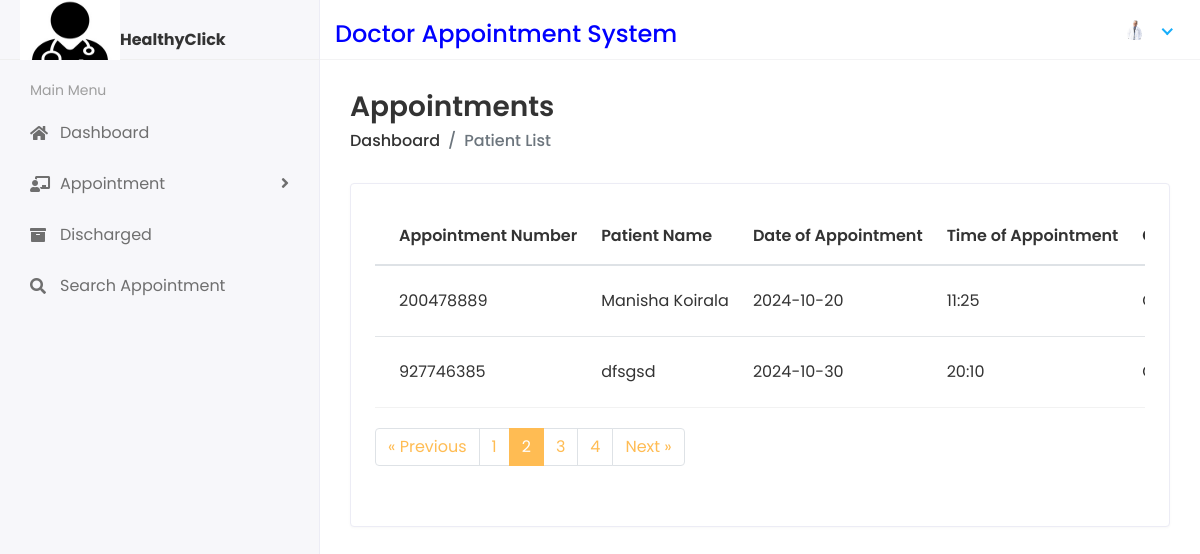
Before: /PatientAppointmentCompleted?page=2 (signed in) with the older database file.
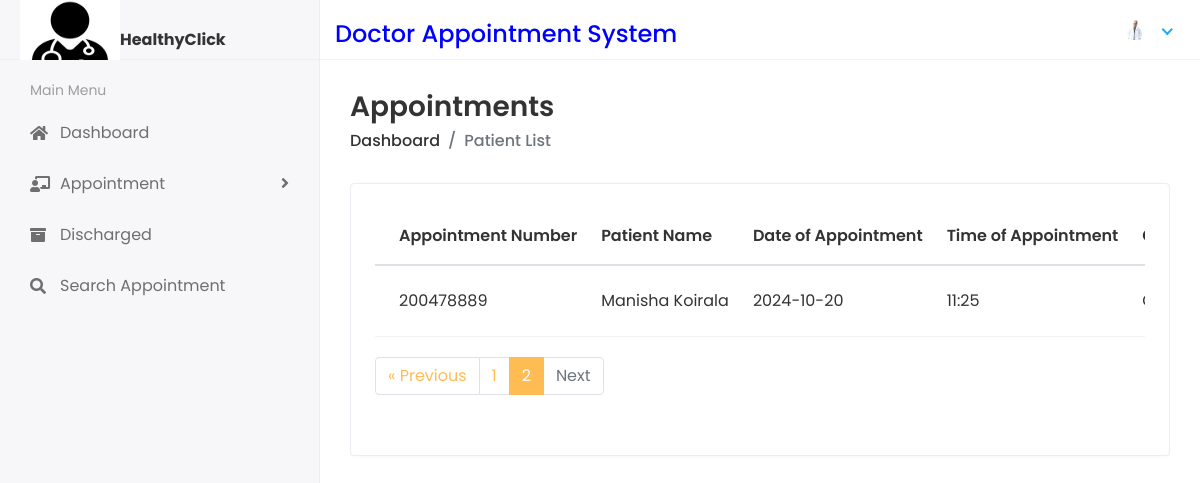
After: the same page with the newer database file.
### dasapp/models.py (models this page shows, shortened)
class Appointment(models.Model):
    appointmentnumber = models.IntegerField(default=0)
    fullname = models.CharField(max_length=250)
    mobilenumber = models.CharField(max_length=11)
    email = models.EmailField(max_length=100)
    address = models.CharField(max_length=200)
    age = models.IntegerField(default=0)
    gender = models.CharField(max_length=100)
    appointmenttype = models.CharField(max_length=100)
    date_of_appointment = models.CharField(max_length=250)
    time_of_appointment = models.CharField(max_length=250)
    doctor_id = models.ForeignKey(DoctorReg, on_delete=models.CASCADE)
    additional_msg = models.TextField(blank=True)
    remark = models.CharField(max_length=250, default=0)
    status = models.CharField(default=0, max_length=200)
    prescription = models.TextField(blank=True, default=0)
    recommendedtest = models.TextField(blank=True, default=0)
    created_at = models.DateTimeField(auto_now_add=True)
    updated_at = models.DateTimeField(auto_now=True)

### docappsystem/docviews.py (the view)
def Patient_Appointment_Completed(request):
    try:
        doctor_admin = request.user
        doctor_reg = DoctorReg.objects.get(admin=doctor_admin)
        patientdetails1 = Appointment.objects.filter(status="Completed", doctor_id=doctor_reg)
        paginator = Paginator(patientdetails1, 2)
        page = request.GET.get("page")
        try:
            patientdetails1_paginated = paginator.page(page)
        except PageNotAnInteger:
            patientdetails1_paginated = paginator.page(1)
        except EmptyPage:
            patientdetails1_paginated = paginator.page(paginator.num_pages)
        context = {"patientdetails1": patientdetails1_paginated}
    except Exception as e:
        context = {"error_message": str(e)}
    return render(request, "doc/patient_list_app_appointment.html", context)

### templates/doc/patient_list_app_appointment.html (shortened to what this page needs)
{% extends 'base.html' %}
{% block content %}
<div class="content container-fluid">
    <div class="page-header">
    <div class="row align-items-center">
    <div class="col">
    <h3 class="page-title">Appointments</h3>
    <ul class="breadcrumb">
    <li class="breadcrumb-item"><a href="{% url 'doctor_home' %}">Dashboard</a></li>
    <li class="breadcrumb-item active">Patient List</li>
    </ul>
    </div>
    </div>
    </div>
    <div class="row">
    <div class="col-sm-12">
    <div class="card card-table">
    <div class="card-body">
    <div class="table-responsive">
    <table class="table table-hover table-center mb-0 datatable">
    <thead>
    <tr>
    <th>Appointment Number</th>
    <th>Patient Name</th>
    <th>Date of Appointment</th>
    <th>Time of Appointment</th>
    <th>Creation Date</th>
    </tr>
    </thead>
    <tbody>
        {% for i in patientdetails1 %}
    <tr>
    <td>{{i.appointmentnumber}}</td>
    <td>{{i.fullname}}</td>
    <td>{{i.date_of_appointment}}</td>
    <td>{{i.time_of_appointment}}</td>
    <td>{{i.created_at}}</td>
    </tr> {% endfor %}
    </tbody>
    </table>
<div class="pagination" style="padding-top: 20px; padding-bottom: 20px; text-align: center;">
    <nav aria-label="Page navigation">
        <ul class="pagination">
            {% if patientdetails1.has_previous %}
            <li class="page-item">
                <a class="page-link" href="?page={{ patientdetails1.previous_page_number }}" aria-label="Previous">
                    <span aria-hidden="true">&laquo; Previous</span>
                </a>
            </li>
            {% else %}
            <li class="page-item disabled">
                <span class="page-link">Previous</span>
            </li>
            {% endif %}
            {% for page_num in patientdetails1.paginator.page_range %}
                {% if patientdetails1.number == page_num %}
                    <li class="page-item active" aria-current="page">
                        <span class="page-link">{{ page_num }}</span>
                    </li>
                {% else %}
                    <li class="page-item">
                        <a class="page-link" href="?page={{ page_num }}">{{ page_num }}</a>
                    </li>
                {% endif %}
            {% endfor %}
            {% if patientdetails1.has_next %}
            <li class="page-item">
                <a class="page-link" href="?page={{ patientdetails1.next_page_number }}" aria-label="Next">
                    <span aria-hidden="true">Next &raquo;</span>
                </a>
            </li>
            {% else %}
            <li class="page-item disabled">
                <span class="page-link">Next</span>
            </li>
            {% endif %}
        </ul>
    </nav>
</div>
    </div>
    </div>
    </div>
    </div>
    </div>
    </div>
{% endblock %}

Changed rows visible on the page:
removed Appointment: appointmentnumber "927746385", fullname "dfsgsd", date_of_appointment "2024-10-30", time_of_appointment "20:10"
Other visible differences:
text no longer shown: "Next »"
text now shown: "Next"
list line gone: "3"
list line gone: "4"
